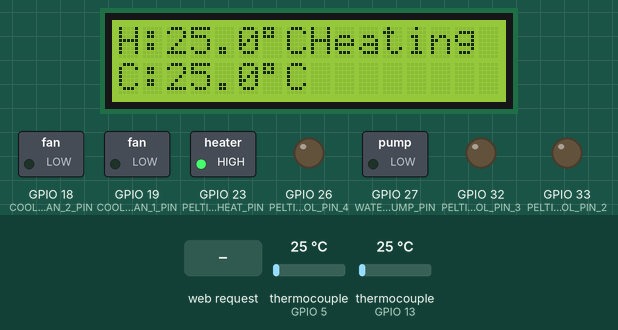
A sketch run on a simulated ESP32. On the bench: 16×2 character LCD, switched loads named in the sketch (green lamp = pin HIGH), output pins drawn as LEDs (lit = HIGH). The test bench sets the inputs (shaded band); at power-on: thermocouple (sensors on GPIO 13, GPIO 5) 25 °C. WiFi joins after 1.5 s; servers stay silent unless stated; what the sketch prints to the serial monitor is not drawn.

Above: at 8.8 s.
8.9 s: HTTP request GET /cool_on received
At 11.1 s:
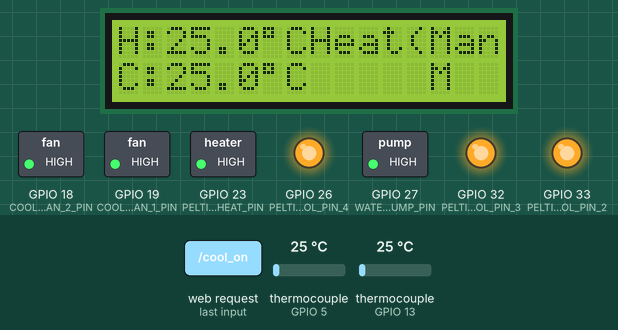
11.5 s: HTTP request GET /heat_off received
At 12.6 s:
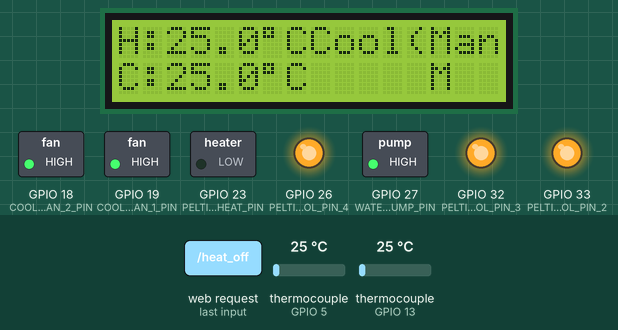
14.1 s: thermocouple (sensor on GPIO 13) set to 150 °C
At 16.9 s:
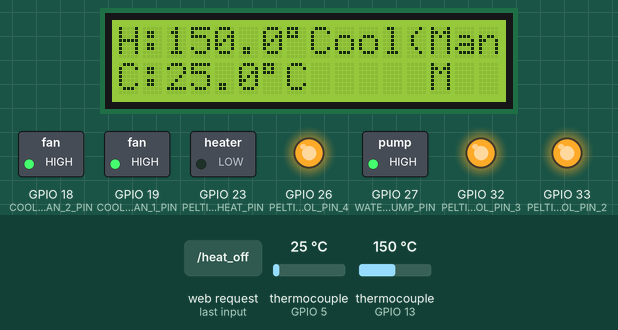
17.3 s: HTTP request GET /cool_off received
At 18.4 s:
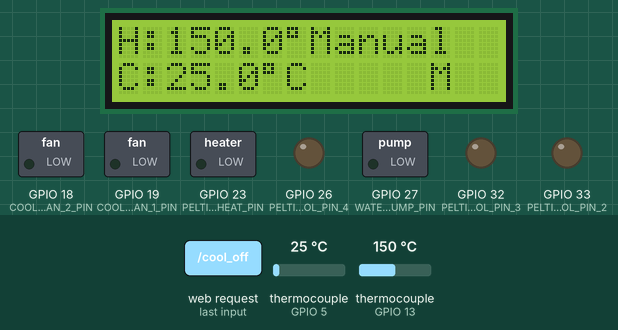
19.9 s: HTTP request GET /auto received
At 22.6 s:
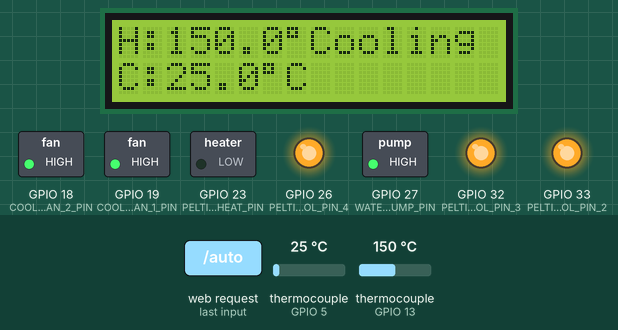
23.4 s: thermocouple (sensor on GPIO 5) set to 9 °C
At 25.1 s:
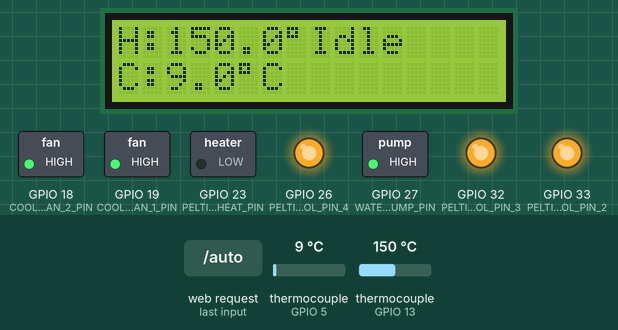
26.0 s: thermocouple (sensor on GPIO 5) set to 6 °C
Timing chart, 0 to 29.5 s (numbered marks = the images above; inputs shaded):
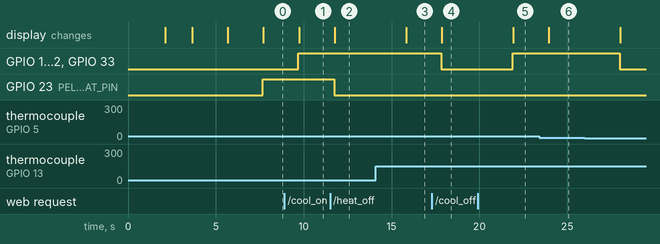

Measured:
- after the input at 8.9 s, GPIO 18 (COOLER_FAN_2_PIN), GPIO 19 (COOLER_FAN_1_PIN), GPIO 26 (PELTIER_COOL_PIN_4), GPIO 27 (WATER_PUMP_PIN), GPIO 32 (PELTIER_COOL_PIN_3), GPIO 33 (PELTIER_COOL_PIN_2): LOW → HIGH after 0.80 s; the display: changes after 0.83 s (image 1)
- after the input at 11.5 s, GPIO 23 (PELTIER_HEAT_PIN): HIGH → LOW after 0.23 s; the display: changes after 0.27 s (image 2)
- after the input at 14.1 s, the display: changes after 1.7 s (image 3)
- after the input at 17.3 s, GPIO 18 (COOLER_FAN_2_PIN), GPIO 19 (COOLER_FAN_1_PIN), GPIO 26 (PELTIER_COOL_PIN_4), GPIO 27 (WATER_PUMP_PIN), GPIO 32 (PELTIER_COOL_PIN_3), GPIO 33 (PELTIER_COOL_PIN_2): HIGH → LOW after 0.54 s; the display: changes after 0.57 s (image 4)
- after the input at 19.9 s, GPIO 18 (COOLER_FAN_2_PIN), GPIO 19 (COOLER_FAN_1_PIN), GPIO 26 (PELTIER_COOL_PIN_4), GPIO 27 (WATER_PUMP_PIN), GPIO 32 (PELTIER_COOL_PIN_3), GPIO 33 (PELTIER_COOL_PIN_2): LOW → HIGH after 2.0 s; the display: changes after 2.0 s (image 5)
- after the input at 23.4 s, the display: changes after 0.56 s (image 6)
- after the input at 26.0 s, GPIO 18 (COOLER_FAN_2_PIN), GPIO 19 (COOLER_FAN_1_PIN), GPIO 26 (PELTIER_COOL_PIN_4), GPIO 27 (WATER_PUMP_PIN), GPIO 32 (PELTIER_COOL_PIN_3), GPIO 33 (PELTIER_COOL_PIN_2): HIGH → LOW after 2.0 s

The sketch:

project123_copy_20251209162504.ino
```cpp
#include <Wire.h>
#include <LiquidCrystal_I2C.h>
#include "max6675.h"
#include <WiFi.h>
#include <WebServer.h>

// إعدادات WiFi
const char* ssid = "Your_WiFi_SSID";
const char* password = "Your_WiFi_Password";

// تعريف المنافذ
const int PELTIER_HEAT_PIN = 23;
const int PELTIER_COOL_PIN_2 = 33;
const int PELTIER_COOL_PIN_3 = 32;
const int PELTIER_COOL_PIN_4 = 26;

const int COOLER_FAN_1_PIN = 19;
const int COOLER_FAN_2_PIN = 18;
const int WATER_PUMP_PIN = 27;

// درجات الحرارة المستهدفة (قابلة للتعديل)
float TARGET_HEAT_TEMP = 50.0;
float TARGET_COOL_TEMP = 10.0;
const float HYSTERESIS = 2.0;

// تعريف دبابيس MAX6675
const int SCK_PIN = 4;
const int MISO_PIN = 14;
const int CS_HOT_PART = 13;

const int SCK_PIN1 = 17;
const int MISO_PIN1 = 16;
const int CS_COLD_WATER1 = 5;

// إنشاء كائنات أجهزة الاستشعار
MAX6675 hot_sensor(SCK_PIN, CS_HOT_PART, MISO_PIN);
MAX6675 cold_sensor(SCK_PIN1, CS_COLD_WATER1, MISO_PIN1);

// تعريف دبابيس وشاشة LCD
const int LCD_SDA_PIN = 21;
const int LCD_SCL_PIN = 22;
const int LCD_I2C_ADDRESS = 0x27;
const int LCD_COLS = 16;
const int LCD_ROWS = 2;

LiquidCrystal_I2C lcd(LCD_I2C_ADDRESS, LCD_COLS, LCD_ROWS);

// إنشاء خادم ويب على المنفذ 80
WebServer server(80);

// متغيرات للتحكم
bool heatingActive = false;
bool coolingActive = false;
bool systemAuto = true;
bool coolingEnabled = false;

// قراءة درجة حرارة الجزء الساخن
float readHotTemperature() {
  float temp = hot_sensor.readCelsius();
  return isnan(temp) ? -99.0 : temp;
}

// قراءة درجة حرارة الماء البارد
float readColdTemperature() {
  float temp = cold_sensor.readCelsius();
  return isnan(temp) ? -99.0 : temp;
}

// تشغيل نظام التبريد بالكامل
void startCoolingSystem() {
  if (coolingEnabled) {
    digitalWrite(PELTIER_COOL_PIN_2, HIGH);
    digitalWrite(PELTIER_COOL_PIN_3, HIGH);
    digitalWrite(PELTIER_COOL_PIN_4, HIGH);
    digitalWrite(COOLER_FAN_1_PIN, HIGH);
    digitalWrite(COOLER_FAN_2_PIN, HIGH);
    digitalWrite(WATER_PUMP_PIN, HIGH);
    coolingActive = true;
  }
}

// إيقاف نظام التبريد بالكامل
void stopCoolingSystem() {
  digitalWrite(PELTIER_COOL_PIN_2, LOW);
  digitalWrite(PELTIER_COOL_PIN_3, LOW);
  digitalWrite(PELTIER_COOL_PIN_4, LOW);
  digitalWrite(COOLER_FAN_1_PIN, LOW);
  digitalWrite(COOLER_FAN_2_PIN, LOW);
  digitalWrite(WATER_PUMP_PIN, LOW);
  coolingActive = false;
}

// تشغيل نظام التسخين
void startHeatingSystem() {
  digitalWrite(PELTIER_HEAT_PIN, HIGH);
  heatingActive = true;
}

// إيقاف نظام التسخين
void stopHeatingSystem() {
  digitalWrite(PELTIER_HEAT_PIN, LOW);
  heatingActive = false;
}

// تحديث شاشة LCD
void updateLCD(float hotTemp, float coldTemp, String status) {
  lcd.clear();
  lcd.setCursor(0, 0);
  lcd.print("H:");
  lcd.print(hotTemp, 1);
  lcd.print((char)223);
  lcd.print("C ");

  lcd.setCursor(8, 0);
  lcd.print(status);

  lcd.setCursor(0, 1);
  lcd.print("C:");
  lcd.print(coldTemp, 1);
  lcd.print((char)223);
  lcd.print("C ");

  if (!systemAuto) {
    lcd.setCursor(13, 1);
    lcd.print("M");
  }
}

// صفحة الويب الرئيسية
void handleRoot() {
  float hotTemp = readHotTemperature();
  float coldTemp = readColdTemperature();

  String html = "<!DOCTYPE html><html><head>";
  html += "<meta name='viewport' content='width=device-width, initial-scale=1'>";
  html += "<style>";
  html += "body{font-family:Arial;text-align:center;background:#f0f0f0;}";
  html += ".container{max-width:600px;margin:auto;padding:20px;}";
  html += ".card{background:white;border-radius:10px;padding:20px;margin:10px;box-shadow:0 4px 6px rgba(0,0,0,0.1);}";
  html += ".temp{font-size:48px;color:#333;}";
  html += ".button{padding:12px 24px;margin:5px;border:none;border-radius:5px;cursor:pointer;font-size:16px;}";
  html += ".heat{background:#ff6b6b;color:white;}";
  html += ".cool{background:#4ecdc4;color:white;}";
  html += ".auto{background:#45b7d1;color:white;}";
  html += ".off{background:#95a5a6;color:white;}";
  html += ".status{font-size:24px;margin:10px;}";
  html += "</style>";
  html += "<meta http-equiv='refresh' content='5'>";
  html += "</head><body>";
  html += "<div class='container'>";
  html += "<h1>🌡️ ESP32 Temperature Control</h1>";

  html += "<div class='card'>";
  html += "<h2>Current Temperatures</h2>";
  html += "<div class='temp'>🔥 " + String(hotTemp, 1) + "°C</div>";
  html += "<div class='temp'>❄️ " + String(coldTemp, 1) + "°C</div>";
  html += "</div>";

  html += "<div class='card'>";
  html += "<h2>System Status</h2>";
  html += "<div class='status'>";
  html += "Heating: " + String(heatingActive ? "✅ ON" : "❌ OFF") + "<br>";
  html += "Cooling: " + String(coolingActive ? "✅ ON" : "❌ OFF") + "<br>";
  html += "Mode: " + String(systemAuto ? "🤖 AUTO" : "👤 MANUAL");
  html += "</div></div>";

  html += "<div class='card'>";
  html += "<h2>Manual Control</h2>";
  html += "<button class='button heat' onclick=\"location.href='/heat_on'\">🔥 Start Heating</button>";
  html += "<button class='button off' onclick=\"location.href='/heat_off'\">⛔ Stop Heating</button><br>";
  html += "<button class='button cool' onclick=\"location.href='/cool_on'\">❄️ Start Cooling</button>";
  html += "<button class='button off' onclick=\"location.href='/cool_off'\">⛔ Stop Cooling</button><br>";
  html += "<button class='button auto' onclick=\"location.href='/auto'\">🤖 Auto Mode</button>";
  html += "</div>";

  html += "<div class='card'>";
  html += "<h2>Temperature Settings</h2>";
  html += "<form action='/update' method='GET'>";
  html += "Heat Target: <input type='number' step='0.1' name='heat' value='" + String(TARGET_HEAT_TEMP, 1) + "'><br><br>";
  html += "Cool Target: <input type='number' step='0.1' name='cool' value='" + String(TARGET_COOL_TEMP, 1) + "'><br><br>";
  html += "<input class='button auto' type='submit' value='💾 Update Targets'>";
  html += "</form></div>";

  html += "</div></body></html>";

  server.send(200, "text/html", html);
}

// معالجة طلبات التحكم
void handleHeatOn() {
  systemAuto = false;
  coolingEnabled = false;
  startHeatingSystem();
  server.sendHeader("Location", "/");
  server.send(303);
}

void handleHeatOff() {
  stopHeatingSystem();
  server.sendHeader("Location", "/");
  server.send(303);
}

void handleCoolOn() {
  systemAuto = false;
  coolingEnabled = true;
  startCoolingSystem();
  server.sendHeader("Location", "/");
  server.send(303);
}

void handleCoolOff() {
  stopCoolingSystem();
  server.sendHeader("Location", "/");
  server.send(303);
}

void handleAuto() {
  systemAuto = true;
  coolingEnabled = true;
  server.sendHeader("Location", "/");
  server.send(303);
}

void handleUpdate() {
  if (server.hasArg("heat")) {
    TARGET_HEAT_TEMP = server.arg("heat").toFloat();
  }
  if (server.hasArg("cool")) {
    TARGET_COOL_TEMP = server.arg("cool").toFloat();
  }
  server.sendHeader("Location", "/");
  server.send(303);
}

void connectToWiFi() {
  lcd.clear();
  lcd.setCursor(0, 0);
  lcd.print("Connecting to");
  lcd.setCursor(0, 1);
  lcd.print("WiFi...");

  Serial.print("Connecting to ");
  Serial.println(ssid);

  WiFi.begin(ssid, password);
  int attempts = 0;

  while (WiFi.status() != WL_CONNECTED && attempts < 20) {
    delay(500);
    Serial.print(".");
    attempts++;
  }

  if (WiFi.status() == WL_CONNECTED) {
    Serial.println("\nWiFi connected!");
    Serial.print("IP address: ");
    Serial.println(WiFi.localIP());

    lcd.clear();
    lcd.setCursor(0, 0);
    lcd.print("WiFi Connected");
    lcd.setCursor(0, 1);
    lcd.print("IP:");
    lcd.print(WiFi.localIP());
  } else {
    Serial.println("\nFailed to connect to WiFi");
    lcd.clear();
    lcd.setCursor(0, 0);
    lcd.print("WiFi Failed");
    lcd.setCursor(0, 1);
    lcd.print("Using Auto Mode");
  }
  delay(2000);
  lcd.clear();
}

void setup() {
  Serial.begin(115200);
  Serial.println("\nESP32 Temperature Control with WiFi");

  // تهيئة منافذ الإخراج
  pinMode(PELTIER_HEAT_PIN, OUTPUT);
  pinMode(PELTIER_COOL_PIN_2, OUTPUT);
  pinMode(PELTIER_COOL_PIN_3, OUTPUT);
  pinMode(PELTIER_COOL_PIN_4, OUTPUT);
  pinMode(COOLER_FAN_1_PIN, OUTPUT);
  pinMode(COOLER_FAN_2_PIN, OUTPUT);
  pinMode(WATER_PUMP_PIN, OUTPUT);

  // التأكد من إيقاف كل الأنظمة
  stopHeatingSystem();
  stopCoolingSystem();

  // تهيئة I2C وLCD
  Wire.begin(LCD_SDA_PIN, LCD_SCL_PIN);
  lcd.init();
  lcd.backlight();
  lcd.clear();
  lcd.setCursor(0, 0);
  lcd.print("ESP32 Temp Ctrl");
  lcd.setCursor(0, 1);
  lcd.print("with WiFi");

  delay(2000);

  // الاتصال بـ WiFi
  connectToWiFi();

  // إعداد مسارات الويب
  server.on("/", handleRoot);
  server.on("/heat_on", handleHeatOn);
  server.on("/heat_off", handleHeatOff);
  server.on("/cool_on", handleCoolOn);
  server.on("/cool_off", handleCoolOff);
  server.on("/auto", handleAuto);
  server.on("/update", handleUpdate);

  // بدء خادم الويب
  server.begin();
  Serial.println("HTTP server started");

  lcd.clear();
  lcd.setCursor(0, 0);
  if (WiFi.status() == WL_CONNECTED) {
    lcd.print("Web Interface:");
    lcd.setCursor(0, 1);
    IPAddress ip = WiFi.localIP();
    lcd.print(ip[2]);
    lcd.print(".");
    lcd.print(ip[3]);
  } else {
    lcd.print("Offline Mode");
  }
  delay(2000);
}

void loop() {
  // معالجة طلبات الويب
  server.handleClient();

  // قراءة درجات الحرارة
  float hotTemp = readHotTemperature();
  float coldTemp = readColdTemperature();
  String systemStatus = "Idle";

  // التحقق من وجود خطأ في أجهزة الاستشعار
  if (hotTemp < -50.0 || coldTemp < -50.0) {
    if (systemAuto) {
      stopHeatingSystem();
      stopCoolingSystem();
      systemStatus = "Fault";
    }
  } else if (systemAuto) {
    // منطق التحكم الآلي مع Hysteresis
    if (hotTemp < (TARGET_HEAT_TEMP - HYSTERESIS)) {
      stopCoolingSystem();
      startHeatingSystem();
      systemStatus = "Heating";
    } else if (hotTemp > (TARGET_HEAT_TEMP + HYSTERESIS)) {
      stopHeatingSystem();

      if (coldTemp > (TARGET_COOL_TEMP + HYSTERESIS)) {
        startCoolingSystem();
        systemStatus = "Cooling";
      } else if (coldTemp < (TARGET_COOL_TEMP - HYSTERESIS)) {
        stopCoolingSystem();
        systemStatus = "Idle";
      }
    }
  } else {
    // الوضع اليدوي
    if (heatingActive) systemStatus = "Heat(Man)";
    else if (coolingActive) systemStatus = "Cool(Man)";
    else systemStatus = "Manual";
  }

  // تحديث الشاشة
  updateLCD(hotTemp, coldTemp, systemStatus);

  // طباعة البيانات على Serial Monitor
  Serial.print("Hot: ");
  Serial.print(hotTemp);
  Serial.print("°C | Cold: ");
  Serial.print(coldTemp);
  Serial.print("°C | Status: ");
  Serial.print(systemStatus);
  Serial.print(" | Mode: ");
  Serial.println(systemAuto ? "Auto" : "Manual");

  delay(2000);
}
```
